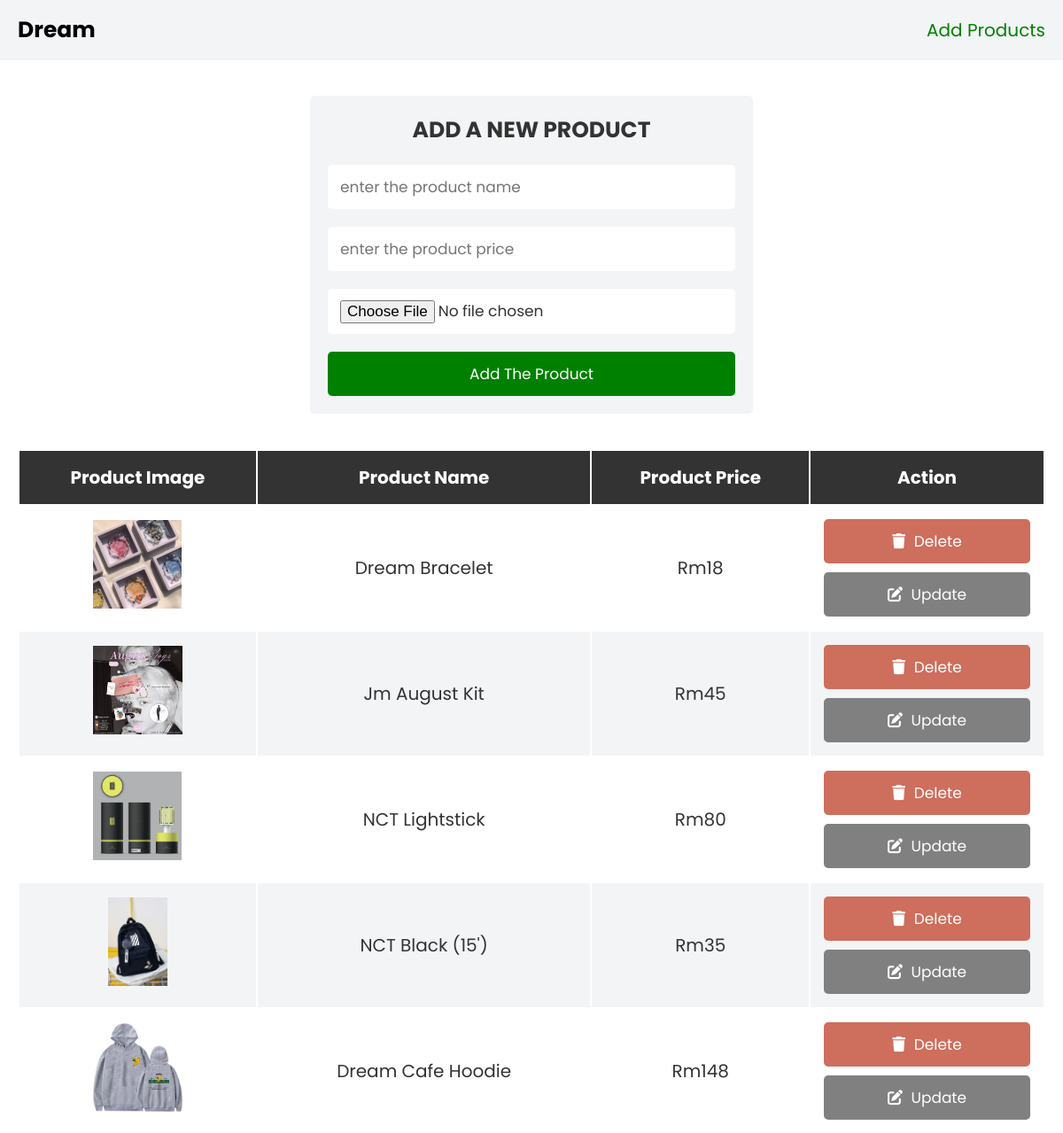
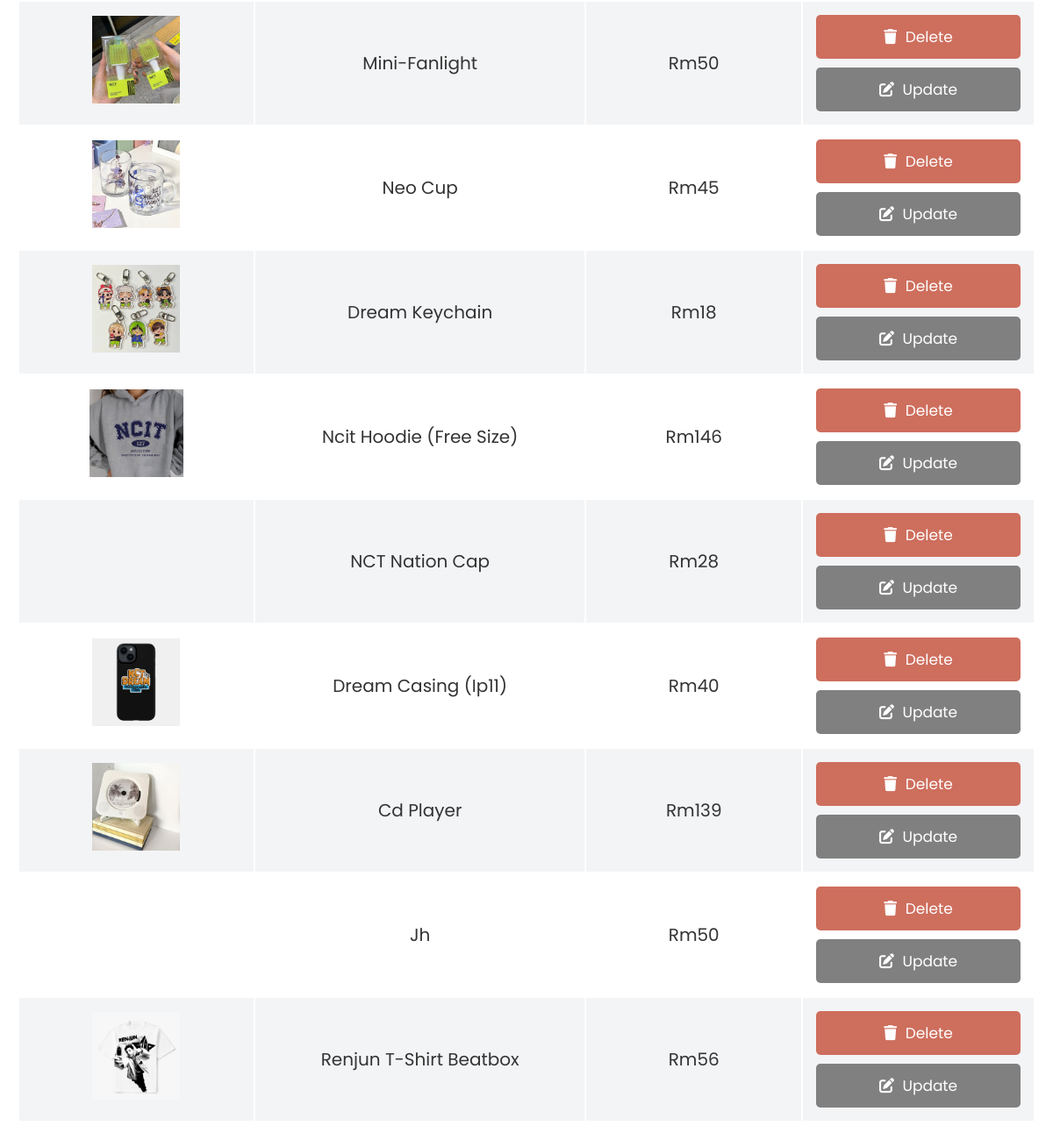
/admin/admin.php, run on the app's committed database (2 pictures, top to bottom).
### tables this page shows
CREATE TABLE `products` (
  `id` int(255) NOT NULL,
  `name` varchar(255) NOT NULL,
  `price` varchar(255) NOT NULL,
  `image` varchar(255) NOT NULL
);

### admin/admin.php (the view, shortened to what this page needs)
<?php
@include 'config.php';
?>
<!DOCTYPE html>
<html lang="en">
<head>
   <link rel="stylesheet" href="https://cdnjs.cloudflare.com/ajax/libs/font-awesome/6.0.0/css/all.min.css">
   <link rel="stylesheet" href="./css/style.css">
</head>
<body>
<?php include './adminheader.php'; ?>
<div class="container">
<section>
<form action="" method="post" class="add-product-form" enctype="multipart/form-data">
   <h3>add a new product</h3>
   <input type="text" name="p_name" placeholder="enter the product name" class="box" required>
   <input type="number" name="p_price" min="0" placeholder="enter the product price" class="box" required>
   <input type="file" name="p_image" accept="image/png, image/jpg, image/jpeg" class="box" required>
   <input type="submit" value="add the product" name="add_product" class="btn">
</form>
</section>
<section class="display-product-table">
   <table>
      <thead>
         <th>product image</th>
         <th>product name</th>
         <th>product price</th>
         <th>action</th>
      </thead>
      <tbody>
         <?php
            $select_products = mysqli_query($conn, "SELECT * FROM `products`");
            if(mysqli_num_rows($select_products) > 0){
               while($row = mysqli_fetch_assoc($select_products)){
         ?>
         <tr>
            <td><img src="uploaded_img/<?php echo $row['image']; ?>" height="100" alt=""></td>
            <td><?php echo $row['name']; ?></td>
            <td>Rm<?php echo $row['price']; ?></td>
            <td>
               <a href="admin.php?delete=<?php echo $row['id']; ?>" class="delete-btn" onclick="return confirm('are your sure you want to delete this?');"> <i class="fas fa-trash"></i> delete </a>
               <a href="admin.php?edit=<?php echo $row['id']; ?>" class="option-btn"> <i class="fas fa-edit"></i> update </a>
            </td>
         </tr>
         <?php
            };
            }else{
               echo "<div class='empty'>no product added</div>";
            };
         ?>
      </tbody>
   </table>
</section>
</div>
</body>
</html>

### admin/css/style.css (style rules this page uses)
:root { --blue:green; --red:rgb(206, 110, 93); --orange:grey; --black:#333; --white:#fff; --bg-color:#f3f4f6; --dark-bg:rgba(0,0,0,.7); --box-shadow:0 .5rem 1rem rgba(0,0,0,.1); --border:.1rem solid #999; }
* { font-family: 'Poppins', sans-serif; margin:0; padding:0; box-sizing: border-box; outline: none; border:none; text-decoration: none; text-transform: capitalize; }
html { font-size: 62.5%; overflow-x: hidden; }
.container { max-width: 1200px; margin:0 auto; }
section { padding:2rem; }
.btn, .option-btn, .delete-btn { display: block; width: 100%; text-align: center; background-color: var(--blue); color:var(--white); font-size: 1.7rem; padding:1.2rem 3rem; border-radius: .5rem; cursor: pointer; margin-top: 1rem; }
.option-btn i, .delete-btn i { padding-right: .5rem; }
.option-btn { background-color: var(--orange); }
.delete-btn { margin-top: 0; background-color: var(--red); }
.add-product-form { max-width: 50rem; background-color: var(--bg-color); border-radius: .5rem; padding:2rem; margin:0 auto; margin-top: 2rem; }
.add-product-form h3 { font-size: 2.5rem; margin-bottom: 1rem; color:var(--black); text-transform: uppercase; text-align: center; }
.add-product-form .box { text-transform: none; padding:1.2rem 1.4rem; font-size: 1.7rem; color:var(--black); border-radius: .5rem; background-color: var(--white); margin:1rem 0; width: 100%; }
.display-product-table table { width: 100%; text-align: center; }
.display-product-table table thead th { padding:1.5rem; font-size: 2rem; background-color: var(--black); color:var(--white); }
.display-product-table table td { padding:1.5rem; font-size: 2rem; color:var(--black); }
.display-product-table table td:first-child { padding:0; }
.display-product-table table tr:nth-child(even) { background-color: var(--bg-color); }

### data on the page
products: image (picture), name "Dream Bracelet", price "18"
products: image (picture), name "Jm August Kit", price "45"
products: image (picture), name "NCT Lightstick", price "80"
products: image (picture), name "NCT Black (15')", price "35"
products: image (picture), name "Dream Cafe Hoodie", price "148"
products: image (picture), name "Mini-Fanlight", price "50"
products: image (picture), name "Neo Cup", price "45"
products: image (picture), name "Dream Keychain", price "18"
products: image (picture), name "Ncit Hoodie (Free Size)", price "146"
products: name "NCT Nation Cap", price "28"
products: image (picture), name "Dream Casing (Ip11)", price "40"
products: image (picture), name "Cd Player", price "139"
products: name "Jh", price "50"
products: image (picture), name "Renjun T-Shirt Beatbox", price "56"
